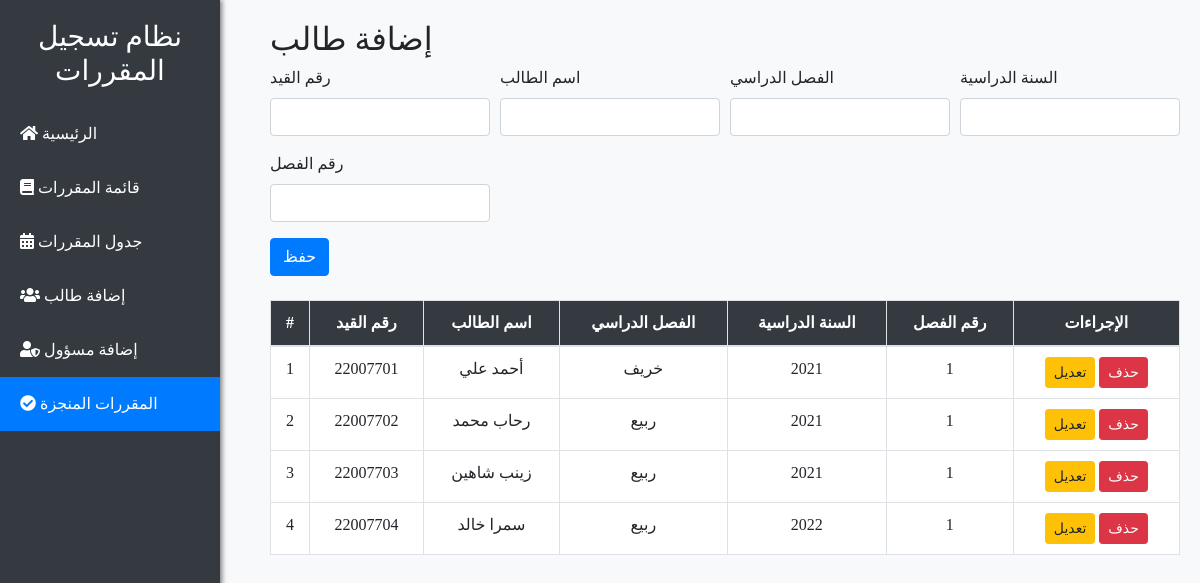
Screenshot of /admin/add_student.php (signed in) with the database file from the repository.
### tables this page shows
CREATE TABLE `students` (
  `id` int(10) NOT NULL,
  `name` varchar(255) NOT NULL,
  `semester` varchar(20) DEFAULT NULL,
  `class_number` int(11) DEFAULT NULL,
  `year` int(11) DEFAULT NULL,
  `password` varchar(255) NOT NULL
);

### admin/add_student.php (the view, shortened to what this page needs)
<?php
include 'db.php';
$result = $conn->query("SELECT * FROM students");
$students = $result->fetch_all(MYSQLI_ASSOC);
?>
<!DOCTYPE html>
<html lang="ar">
<head>
   <link rel="stylesheet" href="/Login/assets/css/bootstrap.min.css">
<link rel="stylesheet" href="/Login/assets/css/all.min.css">
<link rel="stylesheet" href="/Login/assets/css/select2.min.css">
            <link rel="stylesheet" href="/Login/CSS/styles.css">
</head>
<body>
    <div class="sidebar">
        <h3>نظام تسجيل المقررات</h3>
        <ul class="nav flex-column">
            <li class="nav-item">
                <a class="nav-link" href="dashboard.php"><i class="fas fa-home"></i> الرئيسية</a>
            </li>
            <li class="nav-item">
                <a class="nav-link" href="add_course.php"><i class="fas fa-book"></i> قائمة المقررات</a>
            </li>
            <li class="nav-item">
                <a class="nav-link" href="schedule_course.php"><i class="fas fa-calendar-alt"></i> جدول المقررات</a>
            </li>
            <li class="nav-item">
                <a class="nav-link" href="add_student.php"><i class="fas fa-users"></i> إضافة طالب</a>
            </li>
            <li class="nav-item">
                <a class="nav-link" href="add_admin.php"><i class="fas fa-user-shield"></i> إضافة مسؤول</a>
            </li>
                <li class="nav-item">
                <a class="nav-link active" href="edit_student.php"><i class="fas fa-check-circle"></i> المقررات المنجزة</a>
            </li>
        </ul>
    </div>
    <div class="content">
        <h2>إضافة طالب</h2>
        <div class="mb-4">
            <form method="POST" action="">
                <div class="form-row">
                    <div class="form-group col-md-3">
                        <label for="student_id">رقم القيد</label>
                        <input type="text" class="form-control" id="student_id" name="student_id" maxlength="10" required>
                    </div>
                    <div class="form-group col-md-3">
                        <label for="student_name">اسم الطالب</label>
                        <input type="text" class="form-control" id="student_name" name="student_name" required>
                    </div>
                    <div class="form-group col-md-3">
                        <label for="semester">الفصل الدراسي</label>
                        <input type="text" class="form-control" id="semester" name="semester" required>
                    </div>
                       <div class="form-group col-md-3">
                        <label for="year">السنة الدراسية</label>
                        <input type="text" class="form-control" id="year" name="year" required>
                    </div>
                    <div class="form-group col-md-3">
                        <label for="class_number">رقم الفصل</label>
                        <input type="text" class="form-control" id="class_number" name="class_number" required>
                    </div>
                </div>
                <button type="submit" name="add_student" class="btn btn-primary">حفظ</button>
            </form>
        </div>
        <table class="table table-bordered">
            <thead>
                <tr>
                     <th>#</th>
                    <th>رقم القيد</th>
                    <th>اسم الطالب</th>
                    <th>الفصل الدراسي</th>
                                        <th>السنة الدراسية</th>
                    <th>رقم الفصل</th>
                    <th>الإجراءات</th>
                </tr>
            </thead>
            <tbody>
                <?php foreach ($students as $index => $student): ?>
                    <tr>
                          <td><?= $index + 1 ?></td>
                        <td><?= htmlspecialchars($student['id']) ?></td>
                        <td><?= htmlspecialchars($student['name']) ?></td>
                        <td><?= htmlspecialchars($student['semester']) ?></td>
                                                <td><?= htmlspecialchars($student['year']) ?></td>
                        <td><?= htmlspecialchars($student['class_number']) ?></td>
                        <td>
                            <a href="?edit=<?= htmlspecialchars($student['id']) ?>" class="btn btn-warning btn-sm">تعديل</a>
                            <a href="?delete=<?= htmlspecialchars($student['id']) ?>" class="btn btn-danger btn-sm" onclick="return confirm('هل أنت متأكد أنك تريد حذف هذا الطالب؟');">حذف</a>
                        </td>
                    </tr>
                <?php endforeach; ?>
            </tbody>
        </table>
    </div>
</body>
</html>

### CSS/styles.css (style rules this page uses)
body { font-family: 'Amiri', serif; background-color: #f8f9fa; margin: 0; }
.navbar-brand, .nav-link { color: #ffffff !important; }
.sidebar { height: 100vh; width: 220px; position: fixed; top: 0; left: 0; background-color: #343a40; color: white; padding-top: 20px; box-shadow: 2px 0 5px rgba(0,0,0,0.5); }
.sidebar h3 { text-align: center; margin-bottom: 20px; color: #ffffff; }
.sidebar a { color: #ffffff; padding: 15px 20px; display: block; text-decoration: none; transition: background-color 0.3s ease; }
.sidebar a:hover, .sidebar a.active { background-color: #007bff; color: white; }
main, .content { margin-left: 250px; padding: 20px; min-height: 100vh; background-color: #f8f9fa; }
.table { background-color: white; width: 100%; border-collapse: collapse; }
.table th { background-color: #343a40; color: white; padding: 10px; text-align: center; }
.table td { padding: 10px; text-align: center; border: 1px solid #dee2e6; }

### rows the page displays
students: id "22007701", name "أحمد علي", semester "خريف", year "2021", class_number "1"
students: id "22007702", name "رحاب محمد", semester "ربيع", year "2021", class_number "1"
students: id "22007703", name "زينب شاهين", semester "ربيع", year "2021", class_number "1"
students: id "22007704", name "سمرا خالد", semester "ربيع", year "2022", class_number "1"
